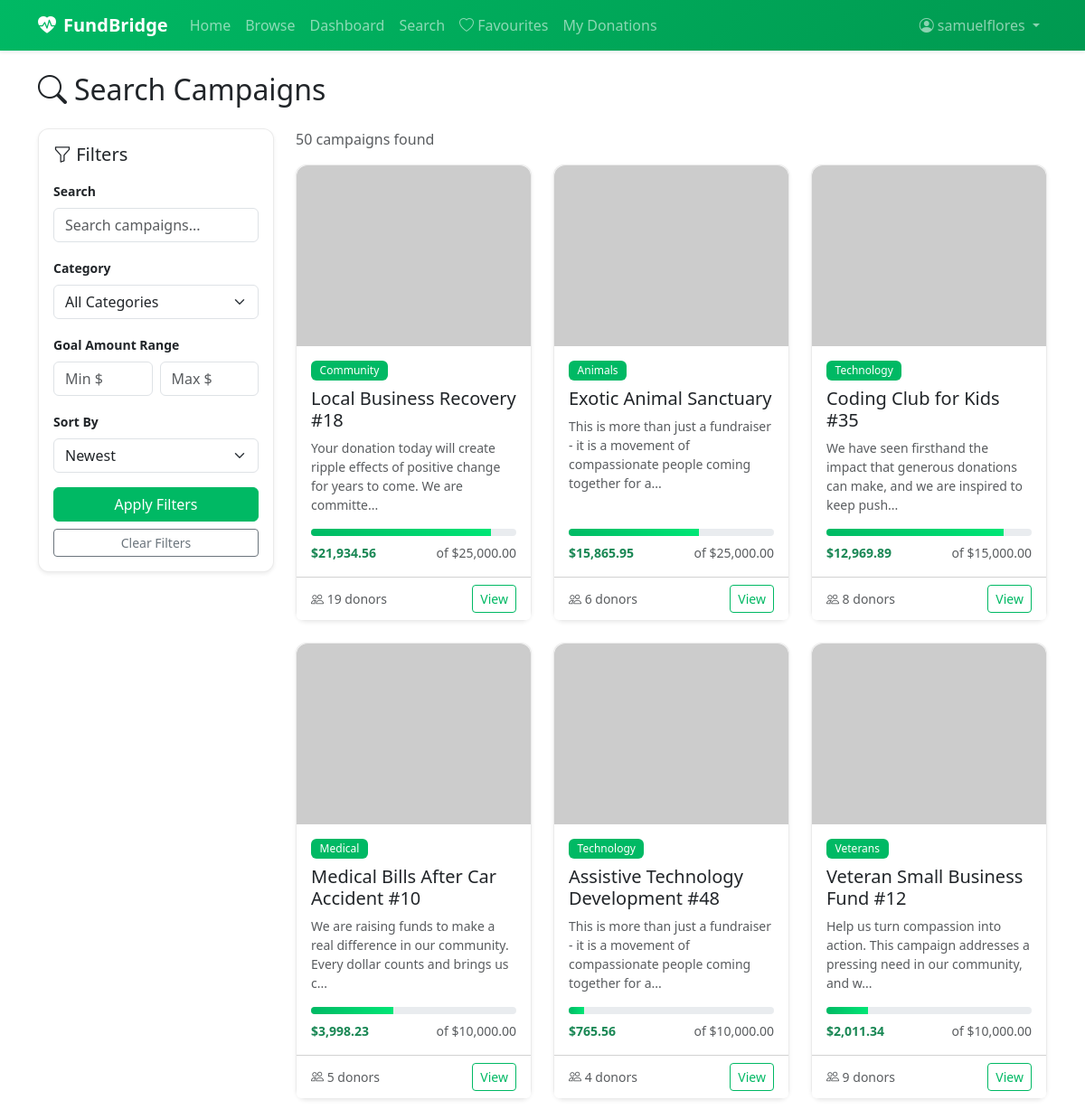
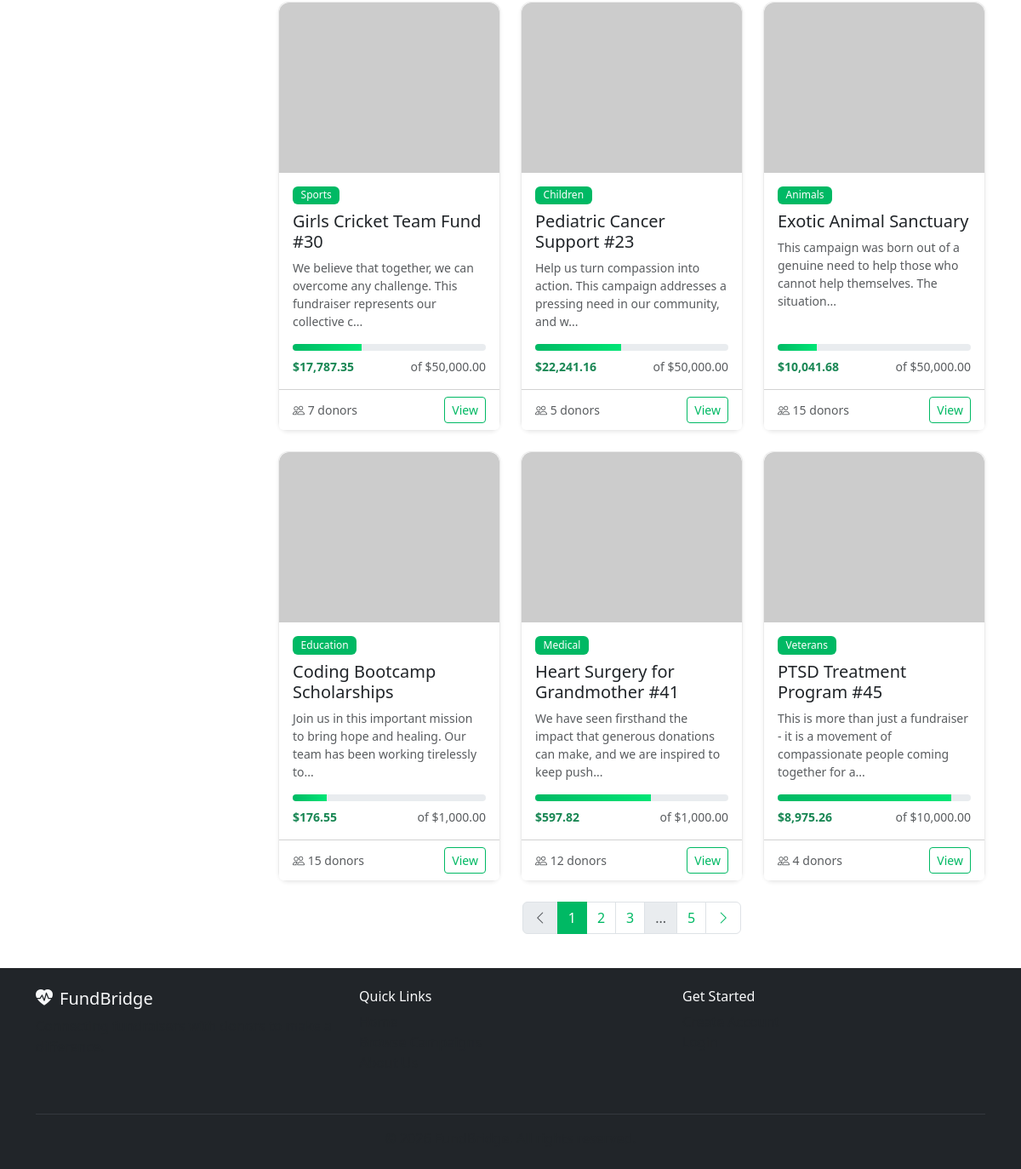
The app's page /donee/search (signed in), older data (2 pictures, top to bottom).
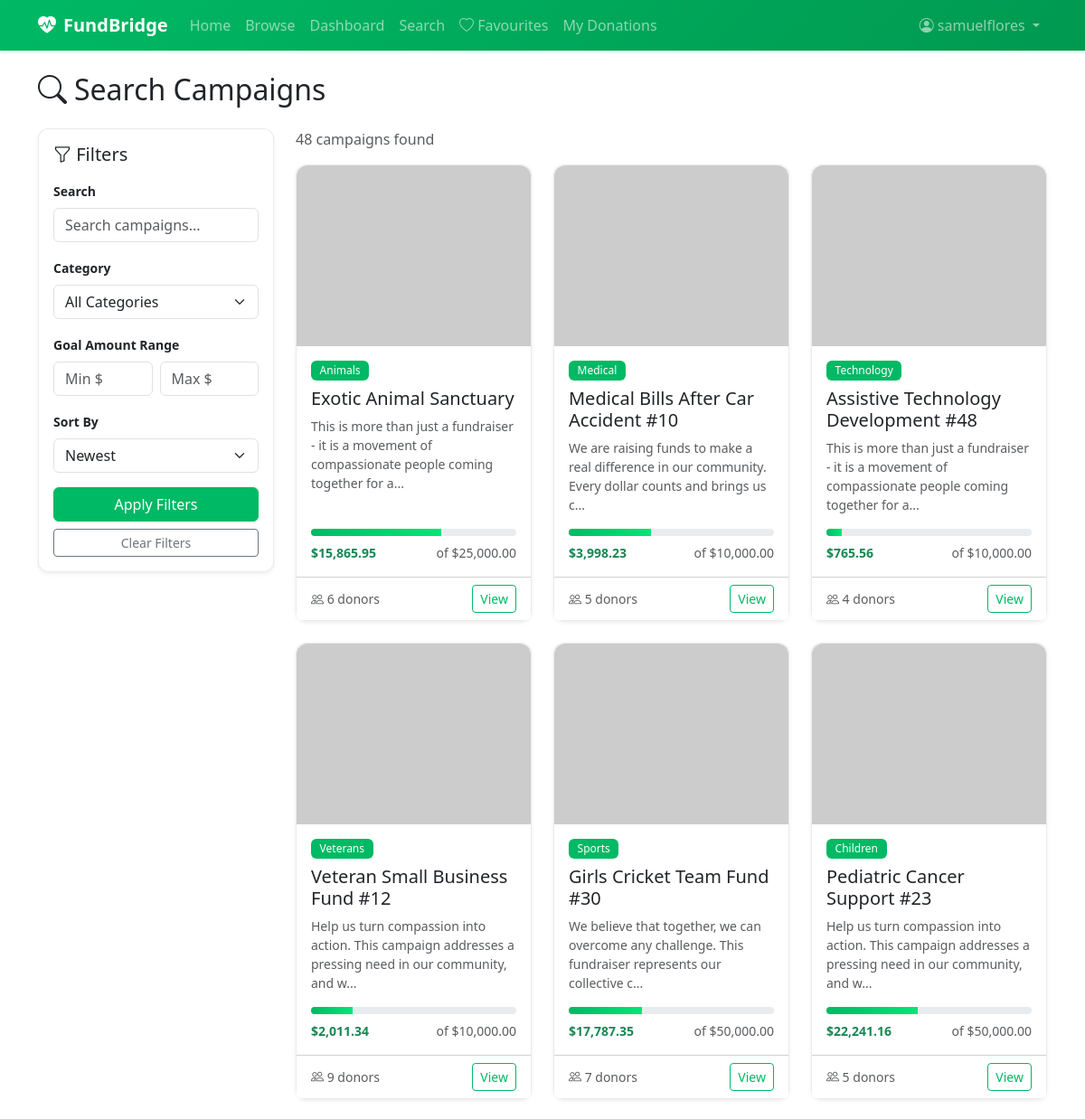
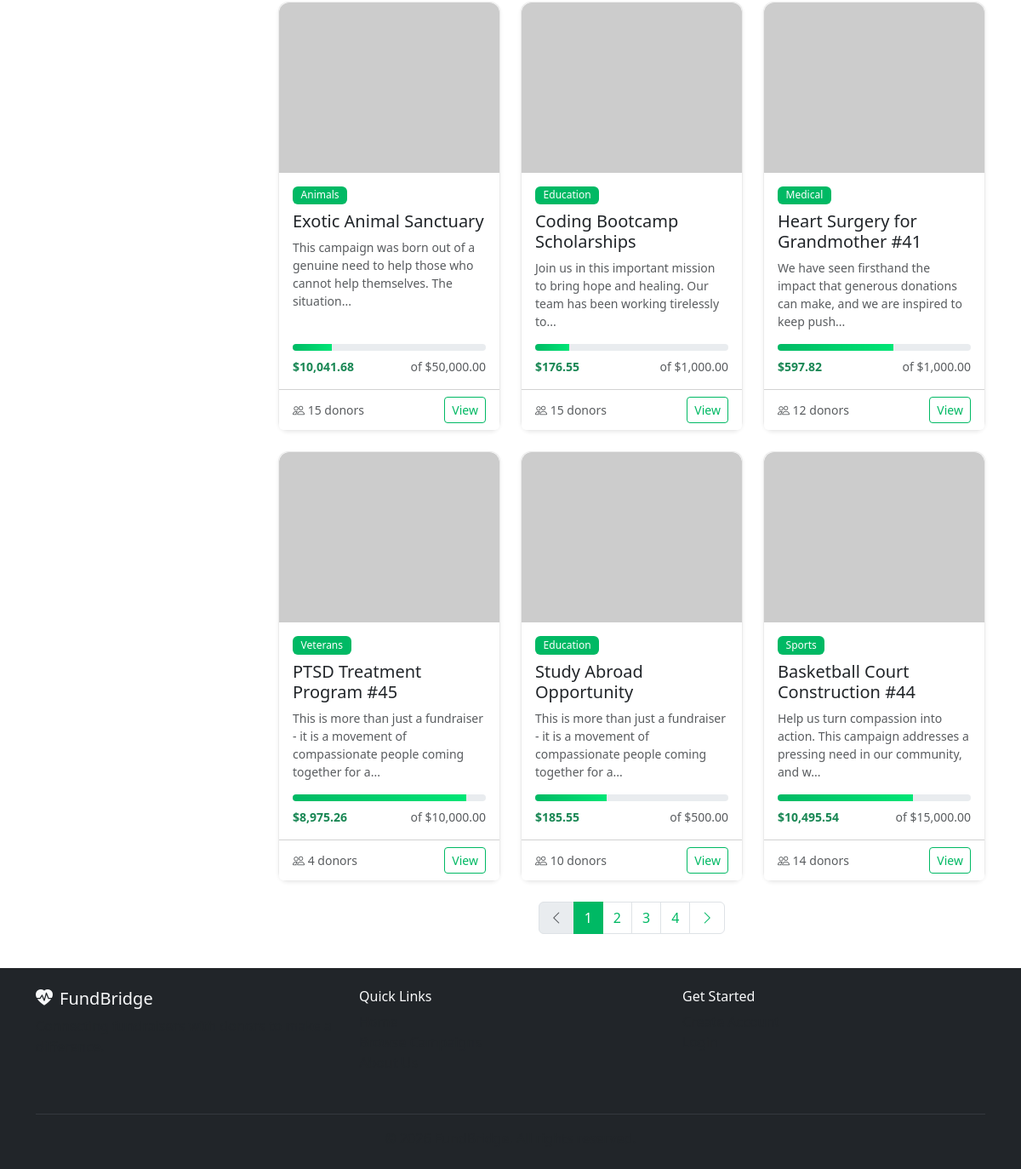
The same page, newer data (2 pictures, top to bottom).
### app/models/fundraising.py (models this page shows, shortened)
class FundraisingActivity(db.Model):
    __tablename__ = 'fundraising_activities'
    id = db.Column(db.Integer, primary_key=True)
    title = db.Column(db.String(200), nullable=False)
    description = db.Column(db.Text, nullable=False)
    goal_amount = db.Column(db.Float, nullable=False)
    current_amount = db.Column(db.Float, default=0.0)
    status = db.Column(db.String(20), default='draft')  # draft, active, paused, completed, cancelled
    start_date = db.Column(db.DateTime, nullable=True)
    end_date = db.Column(db.DateTime, nullable=True)
    view_count = db.Column(db.Integer, default=0)
    shortlist_count = db.Column(db.Integer, default=0)
    created_at = db.Column(db.DateTime, default=datetime.utcnow)
    updated_at = db.Column(db.DateTime, default=datetime.utcnow, onupdate=datetime.utcnow)
    fundraiser_id = db.Column(db.Integer, db.ForeignKey('users.id'), nullable=False)
    category_id = db.Column(db.Integer, db.ForeignKey('categories.id'), nullable=False)
    images = db.relationship('FSAImage', backref='fsa', lazy='dynamic', cascade='all, delete-orphan')
    donations = db.relationship('Donation', backref='fsa', lazy='dynamic')
    favourites = db.relationship('Favourite', backref='fsa', lazy='dynamic', cascade='all, delete-orphan')
    @property
    def progress_percentage(self):
        if self.goal_amount == 0:
            return 0
        return min(round((self.current_amount / self.goal_amount) * 100, 1), 100)
    @property
    def donor_count(self):
        return self.donations.count()
    @property
    def primary_image(self):
        img = self.images.filter_by(is_primary=True).first()
        if img:
            return img.filename
        img = self.images.first()
        return img.filename if img else 'default_fsa.png'

### app/models/category.py (models this page shows, shortened)
class Category(db.Model):
    __tablename__ = 'categories'
    id = db.Column(db.Integer, primary_key=True)
    name = db.Column(db.String(100), unique=True, nullable=False)
    description = db.Column(db.Text, nullable=True)
    icon = db.Column(db.String(50), default='bi-heart')
    is_active = db.Column(db.Boolean, default=True)
    created_at = db.Column(db.DateTime, default=datetime.utcnow)
    fundraising_activities = db.relationship('FundraisingActivity', backref='category', lazy='dynamic')

### app/views/donee.py (the view)
@donee_bp.route('/search')
@role_required('donee')
def search():
    page = request.args.get('page', 1, type=int)
    query = request.args.get('q', '')
    category_id = request.args.get('category_id', '')
    min_amount = request.args.get('min_amount', '')
    max_amount = request.args.get('max_amount', '')
    sort_by = request.args.get('sort_by', 'created_at')
    sort_order = request.args.get('sort_order', 'desc')
    fsas = search_controller.search_fsas(
        query=query, category_id=category_id,
        min_amount=min_amount, max_amount=max_amount,
        sort_by=sort_by, sort_order=sort_order, page=page
    )
    filter_options = search_controller.get_filter_options()
    return render_template('donee/search.html', fsas=fsas, filter_options=filter_options,
                           query=query, category_id=category_id, min_amount=min_amount,
                           max_amount=max_amount, sort_by=sort_by, sort_order=sort_order)

### app/controllers/search_controller.py (called while the page is built)
    def get_filter_options(self):
        categories = Category.query.filter_by(is_active=True).order_by(Category.name).all()
        return {
            'categories': categories
        }

### app/templates/donee/search.html (shortened to what this page needs)
{% extends 'base.html' %}
{% block content %}
<div class="container py-4">
    <h2 class="mb-4"><i class="bi bi-search me-2"></i>Search Campaigns</h2>
    <div class="row">
        <div class="col-md-3 mb-4">
            {% include 'components/_search_filters.html' %}
        </div>
        <div class="col-md-9">
            <div class="d-flex justify-content-between align-items-center mb-3">
                <span class="text-muted">{{ fsas.total }} campaign{{ 's' if fsas.total != 1 }} found</span>
            </div>
            {% if fsas.items %}
                <div class="row g-4">
                    {% for fsa in fsas.items %}
                    <div class="col-md-6 col-lg-4">
                        {% set detail_url = url_for('donee.fsa_detail', id=fsa.id) %}
                        {% include 'components/_fsa_card.html' %}
                    </div>
                    {% endfor %}
                </div>
                {% set pagination = fsas %}
                {% include 'components/_pagination.html' %}
            {% else %}
                <div class="text-center py-5">
                    <i class="bi bi-inbox display-1 text-muted"></i>
                    <h4 class="text-muted mt-3">No campaigns found</h4>
                    <p class="text-muted">Try adjusting your filters.</p>
                </div>
            {% endif %}
        </div>
    </div>
</div>
{% endblock %}

### app/templates/components/_fsa_card.html
<div class="card h-100 shadow-sm fsa-card">
    <img src="{{ url_for('static', filename=fsa.primary_image) }}" class="card-img-top" alt="{{ fsa.title }}"
         style="height: 200px; object-fit: cover;"
         onerror="this.src='https://placehold.co/400x200/e8f5e9/2e7d32?text=FundBridge'">
    <div class="card-body d-flex flex-column">
        <span class="badge bg-primary mb-2 align-self-start">{{ fsa.category.name }}</span>
        <h5 class="card-title">{{ fsa.title }}</h5>
        <p class="card-text text-muted small">{{ fsa.description[:100] }}{% if fsa.description|length > 100 %}...{% endif %}</p>
        <div class="mt-auto">
            <div class="progress mb-2" style="height: 8px;">
                <div class="progress-bar bg-success" role="progressbar"
                     style="width: {{ fsa.progress_percentage }}%"
                     aria-valuenow="{{ fsa.progress_percentage }}" aria-valuemin="0" aria-valuemax="100">
                </div>
            </div>
            <div class="d-flex justify-content-between small">
                <span class="fw-bold text-success">{{ fsa.current_amount|currency }}</span>
                <span class="text-muted">of {{ fsa.goal_amount|currency }}</span>
            </div>
        </div>
    </div>
    <div class="card-footer bg-white d-flex justify-content-between align-items-center">
        <small class="text-muted"><i class="bi bi-people"></i> {{ fsa.donor_count }} donors</small>
        <a href="{{ detail_url or url_for('main.fsa_detail', id=fsa.id) }}" class="btn btn-sm btn-outline-primary">View</a>
    </div>
</div>

Row changes from the older to the newer data that the page shows:
no longer on this page (row edited): FundraisingActivity: category.name "Community", title "Local Business Recovery #18", description "Your donation today will create ripple effects of positive change for years to come. We are committe", current_amount "$21,934.56", goal_amount "$25,000.00", donor_count "19"
no longer on this page (row edited): FundraisingActivity: category.name "Technology", title "Coding Club for Kids #35", description "We have seen firsthand the impact that generous donations can make, and we are inspired to keep push", current_amount "$12,969.89", goal_amount "$15,000.00", donor_count "8"
now on this page (row unchanged): FundraisingActivity: category.name "Education", title "Study Abroad Opportunity", description "This is more than just a fundraiser - it is a movement of compassionate people coming together for a", current_amount "$185.55", goal_amount "$500.00", donor_count "10"
now on this page (row unchanged): FundraisingActivity: category.name "Sports", title "Basketball Court Construction #44", description "Help us turn compassion into action. This campaign addresses a pressing need in our community, and w", current_amount "$10,495.54", goal_amount "$15,000.00", donor_count "14"
Text that changed along with them:
{{ fsas.total }}: "50" → "48"
new list line: "4"
list line gone: "5"
